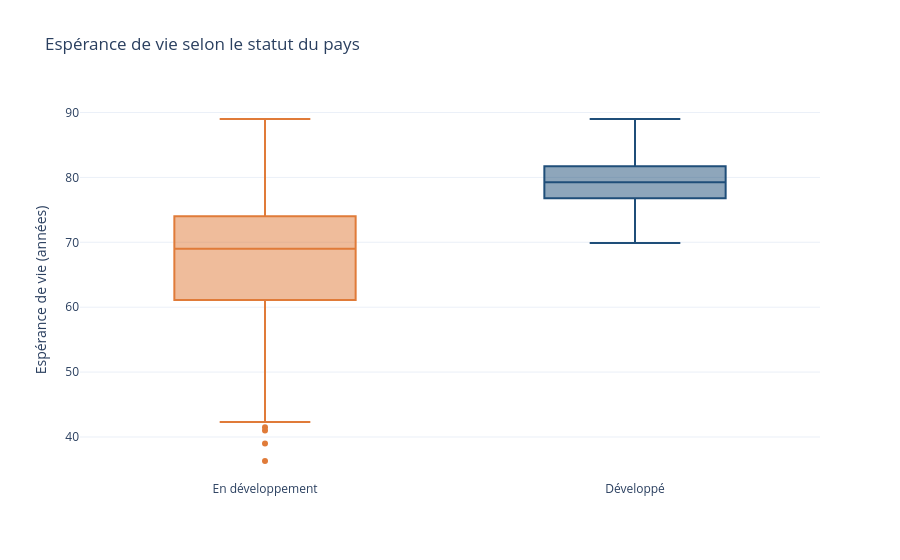

Source (notebook cell):
### Markdown cell above
La distribution va de 36,3 à 89,0 ans. Elle n'est pas symétrique : elle est étirée vers la gauche, avec un mode principal autour de 73 ans, un mode secondaire vers 57 ans et une queue de pays à faible espérance de vie.

La moyenne (69,2 ans) est inférieure à la médiane (72,1 ans), ce qui confirme le poids des pays à faible espérance de vie. Environ un quart des observations se situe sous 63,1 ans.

### Code cell
# Boîte à moustaches pour comparer les deux statuts.
fig = px.box(
    df_propre,
    x="statut",
    y="life_expectancy",
    color="statut",
    color_discrete_map=COULEURS_STATUT,
    points="outliers",
    labels={"statut": "", "life_expectancy": "Espérance de vie (années)"},
    title="Espérance de vie selon le statut du pays",
)
fig.update_layout(template="plotly_white", showlegend=False)
fig.show()

### Figure 1 — Plotly figure (JSON) as saved in the notebook; plotly's stock layout.template omitted (floating-point values rounded to 4 significant figures; data arrays with more than 128 entries replaced by an {"elided": "..."} marker saying what was removed)
{"data": [{"alignmentgroup": "True", "boxpoints": "outliers", "hovertemplate": "=%{x}<br>Espérance de vie (années)=%{y}<extra></extra>", "legendgroup": "En développement", "marker": {"color": "#e07b39"}, "name": "En développement", "notched": false, "offsetgroup": "En développement", "orientation": "v", "showlegend": true, "type": "box", "x": {"elided": "2416 str values"}, "x0": " ", "xaxis": "x", "y": {"elided": "2416 float values"}, "y0": " ", "yaxis": "y"}, {"alignmentgroup": "True", "boxpoints": "outliers", "hovertemplate": "=%{x}<br>Espérance de vie (années)=%{y}<extra></extra>", "legendgroup": "Développé", "marker": {"color": "#1f4e79"}, "name": "Développé", "notched": false, "offsetgroup": "Développé", "orientation": "v", "showlegend": true, "type": "box", "x": {"elided": "512 str values"}, "x0": " ", "xaxis": "x", "y": {"elided": "512 float values"}, "y0": " ", "yaxis": "y"}], "layout": {"boxmode": "overlay", "legend": {"title": {"text": ""}, "tracegroupgap": 0}, "showlegend": false, "title": {"text": "Espérance de vie selon le statut du pays"}, "xaxis": {"anchor": "y", "categoryarray": ["En développement", "Développé"], "categoryorder": "array", "domain": [0.0, 1.0], "title": {"text": ""}}, "yaxis": {"anchor": "x", "domain": [0.0, 1.0], "title": {"text": "Espérance de vie (années)"}}}}
